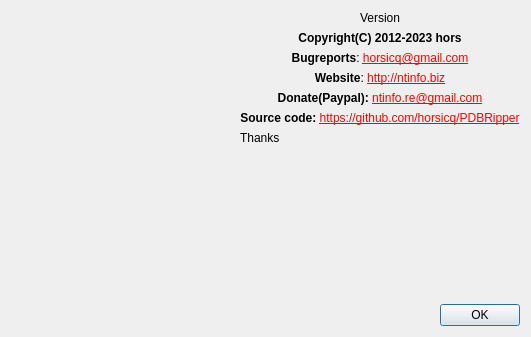
<?xml version="1.0" encoding="UTF-8"?>
<ui version="4.0">
 <class>DialogAbout</class>
 <widget class="QDialog" name="DialogAbout">
  <property name="windowModality">
   <enum>Qt::ApplicationModal</enum>
  </property>
  <property name="geometry">
   <rect>
    <x>0</x>
    <y>0</y>
    <width>531</width>
    <height>337</height>
   </rect>
  </property>
  <property name="windowTitle">
   <string>About</string>
  </property>
  <property name="modal">
   <bool>true</bool>
  </property>
  <layout class="QVBoxLayout" name="verticalLayout_2">
   <item>
    <layout class="QHBoxLayout" name="horizontalLayout_2">
     <item>
      <widget class="QLabel" name="labelLogo">
       <property name="text">
        <string/>
       </property>
       <property name="pixmap">
        <pixmap resource="resources.qrc">:/images/main.png</pixmap>
       </property>
      </widget>
     </item>
     <item>
      <layout class="QVBoxLayout" name="verticalLayout">
       <item>
        <widget class="QLabel" name="labelVersion">
         <property name="text">
          <string notr="true">Version</string>
         </property>
         <property name="alignment">
          <set>Qt::AlignCenter</set>
         </property>
        </widget>
       </item>
       <item>
        <widget class="QLabel" name="labelCopyright">
         <property name="text">
          <string notr="true">&lt;html&gt;&lt;head/&gt;&lt;body&gt;&lt;p&gt;&lt;span style=&quot; font-weight:700;&quot;&gt;Copyright(C) 2012-2023 hors&lt;/span&gt;&lt;/p&gt;&lt;/body&gt;&lt;/html&gt;</string>
         </property>
         <property name="alignment">
          <set>Qt::AlignCenter</set>
         </property>
        </widget>
       </item>
       <item>
        <widget class="QLabel" name="labelBugreports">
         <property name="text">
          <string notr="true">&lt;html&gt;&lt;head/&gt;&lt;body&gt;&lt;p&gt;&lt;span style=&quot; font-weight:600;&quot;&gt;Bugreports&lt;/span&gt;: &lt;a href=&quot;mailto:horsicq@gmail.com&quot;&gt;&lt;span style=&quot; text-decoration: underline; color:#ff0000;&quot;&gt;horsicq@gmail.com&lt;/span&gt;&lt;/a&gt;&lt;/p&gt;&lt;/body&gt;&lt;/html&gt;</string>
         </property>
         <property name="alignment">
          <set>Qt::AlignCenter</set>
         </property>
        </widget>
       </item>
       <item>
        <widget class="QLabel" name="labelWebsite">
         <property name="text">
          <string notr="true">&lt;html&gt;&lt;head/&gt;&lt;body&gt;&lt;p&gt;&lt;span style=&quot; font-weight:600;&quot;&gt;Website&lt;/span&gt;: &lt;a href=&quot;http://ntinfo.biz&quot;&gt;&lt;span style=&quot; text-decoration: underline; color:#ff0000;&quot;&gt;http://ntinfo.biz&lt;/span&gt;&lt;/a&gt;&lt;/p&gt;&lt;/body&gt;&lt;/html&gt;</string>
         </property>
         <property name="alignment">
          <set>Qt::AlignCenter</set>
         </property>
        </widget>
       </item>
       <item>
        <widget class="QLabel" name="labelDonate">
         <property name="text">
          <string notr="true">&lt;html&gt;&lt;head/&gt;&lt;body&gt;&lt;p&gt;&lt;span style=&quot; font-weight:600;&quot;&gt;Donate(Paypal): &lt;/span&gt;&lt;a href=&quot;mailto:ntinfo.re@gmail.com&quot;&gt;&lt;span style=&quot; text-decoration: underline; color:#ff0000;&quot;&gt;ntinfo.re@gmail.com&lt;/span&gt;&lt;/a&gt;&lt;/p&gt;&lt;/body&gt;&lt;/html&gt;</string>
         </property>
         <property name="alignment">
          <set>Qt::AlignCenter</set>
         </property>
        </widget>
       </item>
       <item>
        <widget class="QLabel" name="labelSourceCode">
         <property name="text">
          <string notr="true">&lt;html&gt;&lt;head/&gt;&lt;body&gt;&lt;p&gt;&lt;span style=&quot; font-weight:600;&quot;&gt;Source code: &lt;/span&gt;&lt;a href=&quot;https://github.com/horsicq/PDBRipper&quot;&gt;&lt;span style=&quot; text-decoration: underline; color:#ff0000;&quot;&gt;https://github.com/horsicq/PDBRipper&lt;/span&gt;&lt;/a&gt;&lt;/p&gt;&lt;/body&gt;&lt;/html&gt;</string>
         </property>
         <property name="alignment">
          <set>Qt::AlignCenter</set>
         </property>
        </widget>
       </item>
       <item>
        <widget class="QLabel" name="labelThanks">
         <property name="text">
          <string notr="true">Thanks</string>
         </property>
         <property name="textFormat">
          <enum>Qt::AutoText</enum>
         </property>
         <property name="openExternalLinks">
          <bool>true</bool>
         </property>
        </widget>
       </item>
       <item>
        <spacer name="verticalSpacer_2">
         <property name="orientation">
          <enum>Qt::Vertical</enum>
         </property>
         <property name="sizeHint" stdset="0">
          <size>
           <width>20</width>
           <height>40</height>
          </size>
         </property>
        </spacer>
       </item>
      </layout>
     </item>
    </layout>
   </item>
   <item>
    <layout class="QHBoxLayout" name="horizontalLayout">
     <item>
      <spacer name="horizontalSpacer">
       <property name="orientation">
        <enum>Qt::Horizontal</enum>
       </property>
       <property name="sizeHint" stdset="0">
        <size>
         <width>40</width>
         <height>20</height>
        </size>
       </property>
      </spacer>
     </item>
     <item>
      <widget class="QPushButton" name="pushButtonOK">
       <property name="text">
        <string>OK</string>
       </property>
      </widget>
     </item>
    </layout>
   </item>
  </layout>
 </widget>
 <resources>
  <include location="resources.qrc"/>
 </resources>
 <connections/>
</ui>
